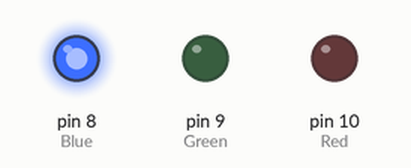
A sketch run on a simulated Arduino Uno, built with avr-gcc and run on an emulated ATmega328P. Shown: output pins drawn as LEDs (lit = HIGH).

Above: at 0.1 s.
At 4.1 s:
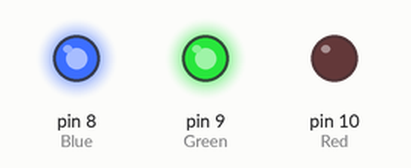
At 12.1 s:
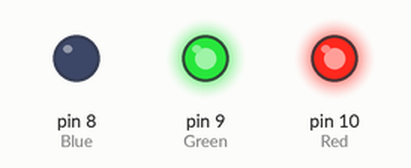
At 16.1 s:
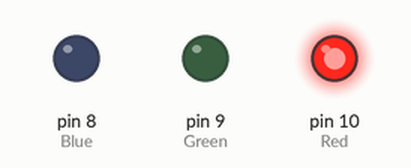
At 24.1 s:
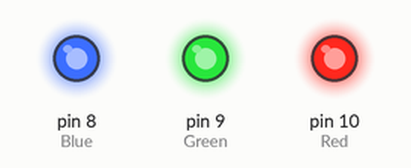
At 36.1 s:
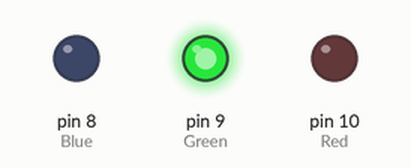
Timing chart, 0 to 37.6 s (numbered marks = the images above):
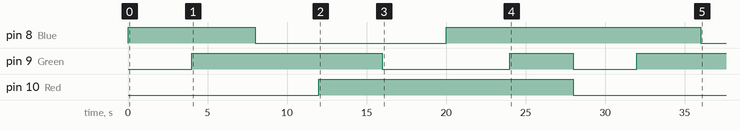

The sketch:

multicolor.ino
```cpp
int Blue = 8;
int Green = 9;
int Red = 10;
void setup() {
 pinMode(Blue, OUTPUT);
 pinMode(Green, OUTPUT);
 pinMode(Red, OUTPUT);
 digitalWrite(Blue, HIGH);
}

void loop() {
  // put your main code here, to run repeatedly:

delay(4000);
digitalWrite(Green, HIGH);
delay(4000);
digitalWrite(Blue, LOW);
delay(4000);
digitalWrite(Red, HIGH);
delay(4000);
digitalWrite(Green, LOW);
delay(4000);
digitalWrite(Blue, HIGH);
delay(4000);
digitalWrite(Green, HIGH);
delay(4000);
digitalWrite(Green, LOW);
digitalWrite(Red, LOW);

}
```

Measured:
- by itself, pin 8 (Blue): HIGH → LOW at 8.0 s, → HIGH 12.0 s later, → LOW 16.0 s later
- by itself, pin 9 (Green): goes HIGH 12.0 s, LOW 8.0 s, HIGH 4.0 s, LOW 4.0 s, then HIGH
- by itself, pin 10 (Red): LOW → HIGH at 12.0 s, → LOW 16.0 s later
